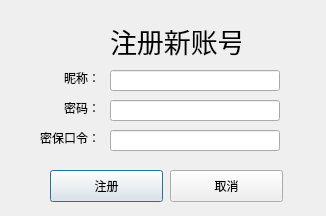
<?xml version="1.0" encoding="UTF-8"?>
<ui version="4.0">
 <class>Register</class>
 <widget class="QDialog" name="Register">
  <property name="geometry">
   <rect>
    <x>0</x>
    <y>0</y>
    <width>326</width>
    <height>216</height>
   </rect>
  </property>
  <property name="windowTitle">
   <string>Dialog</string>
  </property>
  <widget class="QLabel" name="label">
   <property name="geometry">
    <rect>
     <x>110</x>
     <y>20</y>
     <width>131</width>
     <height>41</height>
    </rect>
   </property>
   <property name="font">
    <font>
     <pointsize>20</pointsize>
    </font>
   </property>
   <property name="text">
    <string>注册新账号</string>
   </property>
  </widget>
  <widget class="QLineEdit" name="lineEdit_name">
   <property name="geometry">
    <rect>
     <x>110</x>
     <y>70</y>
     <width>170</width>
     <height>21</height>
    </rect>
   </property>
   <property name="maxLength">
    <number>10</number>
   </property>
  </widget>
  <widget class="QLabel" name="label_2">
   <property name="geometry">
    <rect>
     <x>64</x>
     <y>70</y>
     <width>60</width>
     <height>16</height>
    </rect>
   </property>
   <property name="text">
    <string>昵称：</string>
   </property>
  </widget>
  <widget class="QLabel" name="label_3">
   <property name="geometry">
    <rect>
     <x>64</x>
     <y>100</y>
     <width>60</width>
     <height>16</height>
    </rect>
   </property>
   <property name="text">
    <string>密码：</string>
   </property>
  </widget>
  <widget class="QLabel" name="label_4">
   <property name="geometry">
    <rect>
     <x>40</x>
     <y>130</y>
     <width>60</width>
     <height>16</height>
    </rect>
   </property>
   <property name="text">
    <string>密保口令：</string>
   </property>
  </widget>
  <widget class="QLineEdit" name="lineEdit_pwd">
   <property name="geometry">
    <rect>
     <x>110</x>
     <y>100</y>
     <width>170</width>
     <height>21</height>
    </rect>
   </property>
   <property name="maxLength">
    <number>16</number>
   </property>
   <property name="echoMode">
    <enum>QLineEdit::Password</enum>
   </property>
  </widget>
  <widget class="QLineEdit" name="lineEdit_cpwd">
   <property name="geometry">
    <rect>
     <x>110</x>
     <y>130</y>
     <width>170</width>
     <height>21</height>
    </rect>
   </property>
   <property name="maxLength">
    <number>16</number>
   </property>
   <property name="echoMode">
    <enum>QLineEdit::Normal</enum>
   </property>
  </widget>
  <widget class="QPushButton" name="pushButton">
   <property name="geometry">
    <rect>
     <x>50</x>
     <y>170</y>
     <width>113</width>
     <height>32</height>
    </rect>
   </property>
   <property name="text">
    <string>注册</string>
   </property>
  </widget>
  <widget class="QPushButton" name="pushButton_2">
   <property name="geometry">
    <rect>
     <x>170</x>
     <y>170</y>
     <width>113</width>
     <height>32</height>
    </rect>
   </property>
   <property name="text">
    <string>取消</string>
   </property>
  </widget>
 </widget>
 <resources/>
 <connections>
  <connection>
   <sender>pushButton_2</sender>
   <signal>clicked()</signal>
   <receiver>Register</receiver>
   <slot>close()</slot>
   <hints>
    <hint type="sourcelabel">
     <x>262</x>
     <y>186</y>
    </hint>
    <hint type="destinationlabel">
     <x>305</x>
     <y>160</y>
    </hint>
   </hints>
  </connection>
 </connections>
</ui>
